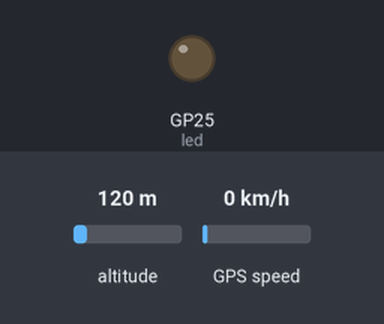
A program run on a simulated Raspberry Pi Pico running MicroPython. On the bench: output pins drawn as LEDs (lit = HIGH). The inputs (shaded band) are chosen by the test bench; at power-on: altitude 120 m, GPS speed 0 km/h. Files the program writes start out absent; the GPS gets a fix after 3 s at 37.7749, -122.4194 with 8 satellites; files that are not in the repository are absent; what the program prints to the serial console is not drawn.

Above: at 0.05 s.
Timing chart, 0 to 3.0 s (numbered marks = the images above):
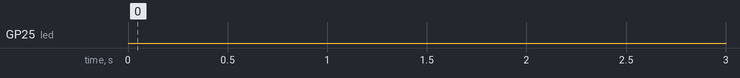

Measured:
- by itself, GP25 (led): LOW → HIGH at 3.1 s, → LOW 0.10 s later, → HIGH 0.91 s later, → LOW 0.10 s later, … (254 changes in this stretch)

The program:

gsp_location_pritn___store.py
```python
# Hardware: [NEO-M8N GPS MODULE]
# Microcontroller: [RASPBERRY PI PICO]
# LED: [ONBOARD LED]

from machine import UART, Pin
import time

# ---------- Hardware Setup ----------
uart = UART(1, baudrate=9600, tx=Pin(8), rx=Pin(9))
led = Pin("LED", Pin.OUT)

DEVICE_NAME = "[HARDWARE_NAME]"
HUMAN_COUNT = 0
CSV_FILE = "gps_data_v2.csv"

# Create CSV file with headers if it doesn't exist
try:
    with open(CSV_FILE, "r") as file:
        pass
except OSError:
    with open(CSV_FILE, "w") as file:
        file.write("name,human,lat,lon,satellites\n")


# ---------- Convert NMEA Coordinates ----------
def nmea_to_decimal(raw_value, direction):
    if not raw_value:
        return None

    try:
        value = float(raw_value)
        degrees = int(value / 100)
        minutes = value - degrees * 100
        decimal = degrees + minutes / 60

        if direction in ("S", "W"):
            decimal = -decimal

        return decimal
    except (ValueError, TypeError):
        return None


# ---------- Parse GPS GGA Sentence ----------
def parse_gga(sentence):
    parts = sentence.split(",")

    if len(parts) < 8 or parts[6] == "0":
        return None

    lat = nmea_to_decimal(parts[2], parts[3])
    lon = nmea_to_decimal(parts[4], parts[5])
    satellites = parts[7]

    if lat is None or lon is None:
        return None

    return lat, lon, satellites


# ---------- Main Program ----------
while True:
    if uart.any():
        line = uart.readline()

        if line:
            try:
                sentence = line.decode("utf-8").strip()

                if sentence.startswith(("$GPGGA", "$GNGGA")):
                    result = parse_gga(sentence)

                    if result:
                        lat, lon, satellites = result

                        # Print JSON in fixed key order
                        output = (
                            '{"name": "%s", "human": %d, '
                            '"lat": %.6f, "lon": %.6f, '
                            '"satellites": "%s"}'
                            % (DEVICE_NAME, HUMAN_COUNT, lat, lon, satellites)
                        )
                        print(output)

                        # Append reading to CSV
                        with open(CSV_FILE, "a") as file:
                            file.write(
                                "{},{},{:.6f},{:.6f},{}\n".format(
                                    DEVICE_NAME, HUMAN_COUNT,
                                    lat, lon, satellites
                                )
                            )

                        # Blink LED for each valid GPS fix
                        led.on()
                        time.sleep_ms(100)
                        led.off()

            except Exception:
                pass

    time.sleep_ms(50)
```
